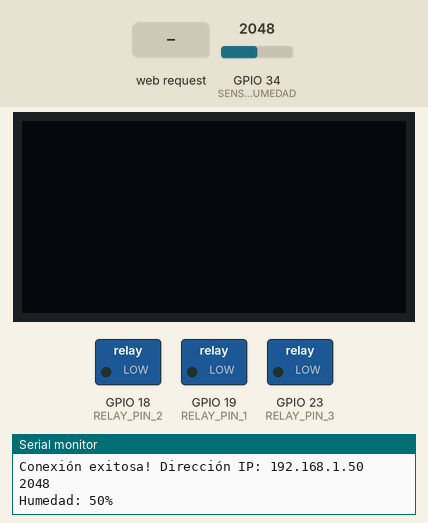
Bench run of a sketch on a simulated ESP32. Shown: 128×64 one-colour display, switched loads named in the sketch (green lamp = pin HIGH), the last lines printed to the serial monitor. Inputs (shaded band) come from the test bench; at power-on: GPIO 34 (SENSOR_HUMEDAD) = 2048. WiFi joins after 1.5 s; servers stay silent unless stated.

Above: at 3.2 s.
3.3 s: GPIO 34 (SENSOR_HUMEDAD) set to 2156
At 6.2 s:
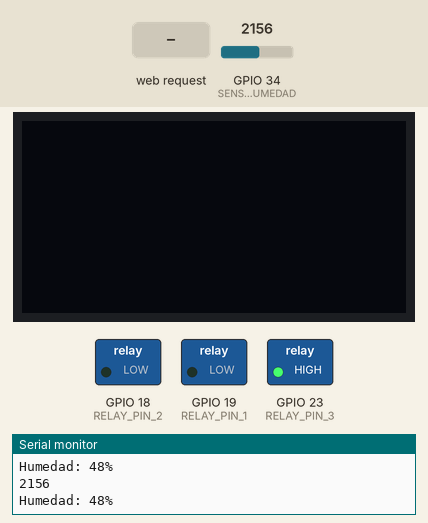
6.5 s: HTTP request GET /encender received
At 8.8 s:
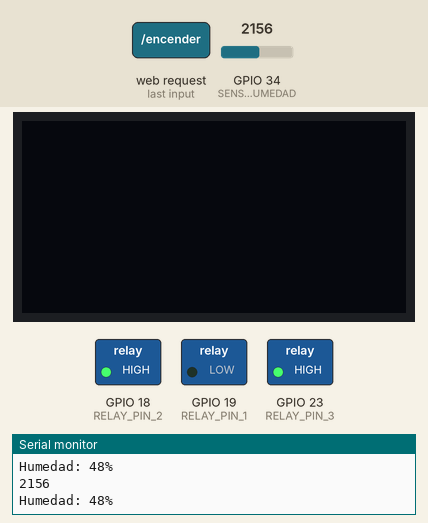
9.5 s: GPIO 34 (SENSOR_HUMEDAD) set to 1508
12.2 s: GPIO 34 (SENSOR_HUMEDAD) set to 1391
At 15.4 s:
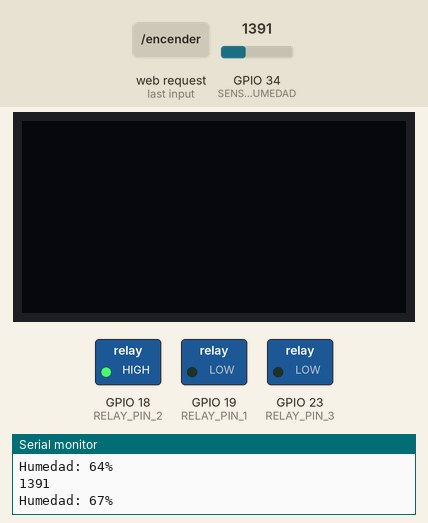
16.5 s: GPIO 34 (SENSOR_HUMEDAD) set to 2866
At 19.7 s:
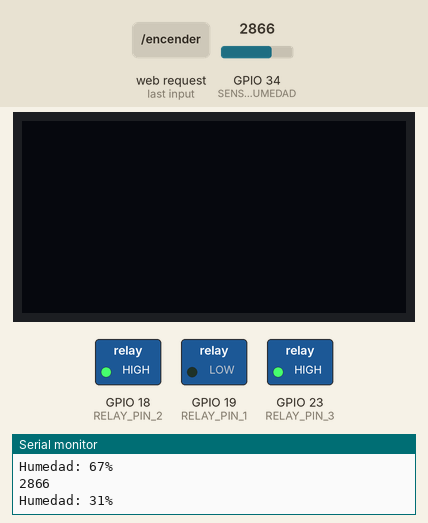
20.5 s: GPIO 34 (SENSOR_HUMEDAD) set to 1228
At 23.9 s:
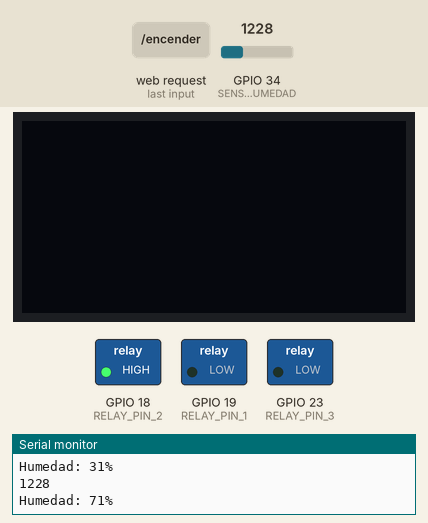
Timing chart, 0 to 25.4 s (numbered marks = the images above; inputs shaded):
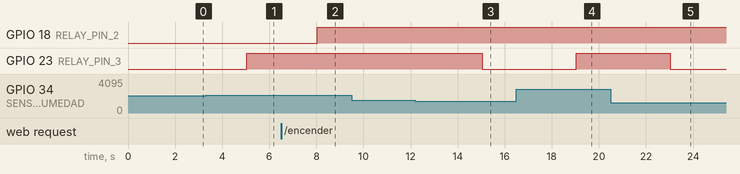

The sketch:

Michi.ino
```cpp
#include <WiFi.h>
#include <WebServer.h>
#include <Wire.h>
#include <Adafruit_GFX.h>
#include <Adafruit_SSD1306.h>

#define BOTON  5 //boton
#define RST_PIN         22
#define SS_PIN          21//lcd
#define RELAY_PIN_1     19//bomba
#define RELAY_PIN_2     18//foco
#define RELAY_PIN_3     23
#define SENSOR_HUMEDAD 34
#define HUMEDAD_BAJA 50 // Ajusta este valor según tu sensor y las necesidades de tus rábanos
#define HUMEDAD_ALTA 65 // Ajusta este valor según tu sensor y las necesidades de tus rábanos
const char* ssid = "michi";
const char* password = "1949michi";

WebServer server(80);
Adafruit_SSD1306 display(128, 64, &Wire, -1);


int leerHumedadSuelo() {
  return map(analogRead(SENSOR_HUMEDAD), 0, 4095, 100, 0);
}

// Función para encender la bomba
void encenderBomba() {
  digitalWrite(RELAY_PIN_3, HIGH);
}

// Función para apagar la bomba
void apagarBomba() {
  digitalWrite(RELAY_PIN_3, LOW);
}

void handleRoot() {
  int humedad = leerHumedadSuelo();

  String page= "<html><head><meta http-equiv=\"refresh\" content=\"5\"><title>ESP32 SENSOR DATA</title>";
  page += "<style>";
  page += "body { font-family: Arial, sans-serif; background-color: #92c37f; text-align: center; }"; // Centrar todo en el medio
  page += "h1 { color: #333; background-color: #d2b48c; padding: 10px; border-radius: 5px; margin: auto; width: 50%; }"; // Encabezado café claro centrado
  page += "p { color: #666; text-align: center; }"; // Párrafos centrados
  page += ".button {";
  page += "  display: inline-block;";
  page += "  background-color: #007bff;";
  page += "  color: #fff;";
  page += "  text-decoration: none;";
  page += "  padding: 10px 20px;";
  page += "  border-radius: 5px;";
  page += "  margin: 5px;";
  page += "  cursor: pointer;";
  page += "  border: none;";
  page += "}";
  page += "</style>";
  page += "</head><body>";
  page += "<h1>Control de Humedad y Foco</h1>";
  page += "<p>Control del Foco:</p>";
  page += "<button onclick=\"location.href='/encender'\" class=\"button\">Encender Foco</button>";
  page += "<button onclick=\"location.href='/apagar'\" class=\"button\">Apagar Foco</button>";
  page += "<h1>Control de Rabanos</h1>";
  page += "<p>Humedad del suelo: " + String(humedad) + "</p>";
  page += "<p>Estado de la bomba: ";
  page += (digitalRead(RELAY_PIN_3) == HIGH) ? "Encendida" : "Apagada";
  page += "</p>";
  page+="</body></html>";

  server.send(200, "text/html", page);
}


void handleEncenderFoco() {
  digitalWrite(RELAY_PIN_2, HIGH); // Activa el relé 2 para encender el foco
  server.send(200, "text/html", "Foco encendido");
}

void handleApagarFoco() {
  digitalWrite(RELAY_PIN_2, LOW); // Desactiva el relé 2 para apagar el foco
  server.send(200, "text/html", "Foco apagado");
}

void setup() {
  Serial.begin(115200);
  Wire.begin();
  display.begin(SSD1306_SWITCHCAPVCC, 0x3C);

  pinMode(RELAY_PIN_1, OUTPUT);
  pinMode(RELAY_PIN_2, OUTPUT);
  pinMode(RELAY_PIN_3, OUTPUT);
  pinMode(BOTON, INPUT);
  pinMode(SENSOR_HUMEDAD, INPUT);

  WiFi.begin(ssid, password);
  while (WiFi.status() != WL_CONNECTED) {
    delay(1000);
    Serial.println("Conectando a la red WiFi...");
  }


  Serial.println("Conexión exitosa! Dirección IP: " + WiFi.localIP().toString());

  server.on("/", HTTP_GET, handleRoot);
  server.on("/encender", HTTP_GET, handleEncenderFoco);
  server.on("/apagar", HTTP_GET, handleApagarFoco);
  server.begin();
}

void loop() {
server.handleClient(); // Maneja las solicitudes de la página web
Serial.println(analogRead(SENSOR_HUMEDAD));
int humedad = leerHumedadSuelo();
Serial.print("Humedad: ");
Serial.print(humedad);
Serial.println("%");
delay(1000);

  // Comprobar si la humedad es baja y encender la bomba
  if (humedad < HUMEDAD_BAJA) {
    encenderBomba();
  }

  // Comprobar si la humedad es alta y apagar la bomba
  if (humedad > HUMEDAD_ALTA) {
    apagarBomba();
  }
  delay(1000); // Puedes ajustar este valor según la frecuencia de lectura deseada


}
```

Measured:
- the behaviour switches between 2088 and 2089 on GPIO 34 (SENSOR_HUMEDAD) (found by bisection; images 0 and 1)
- the behaviour switches between 1434 and 1433 on GPIO 34 (SENSOR_HUMEDAD) (found by bisection; images 2 and 3)
- after the input at 3.3 s, GPIO 23 (RELAY_PIN_3): LOW → HIGH after 1.7 s
- after the input at 6.5 s, GPIO 18 (RELAY_PIN_2): LOW → HIGH after 1.5 s
- after the input at 12.2 s, GPIO 23 (RELAY_PIN_3): HIGH → LOW after 2.8 s
- after the input at 16.5 s, GPIO 23 (RELAY_PIN_3): LOW → HIGH after 2.5 s
- after the input at 20.5 s, GPIO 23 (RELAY_PIN_3): HIGH → LOW after 2.5 s
